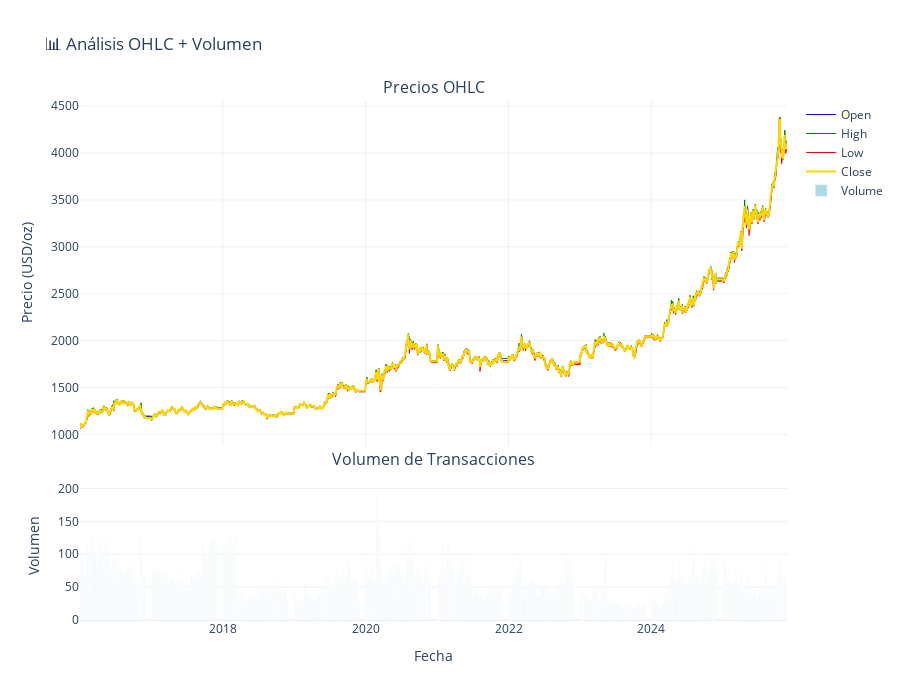

Notebook code cell kept with this figure:
### Code cell
# Análisis de OHLC - Subplots
fig = make_subplots(
    rows=2, cols=1,
    shared_xaxes=True,
    vertical_spacing=0.05,
    subplot_titles=('Precios OHLC', 'Volumen de Transacciones'),
    row_heights=[0.7, 0.3]
)

# Subplot 1: OHLC
fig.add_trace(go.Scatter(x=df.index, y=df['Open'], name='Open', line=dict(color='blue', width=1)), row=1, col=1)
fig.add_trace(go.Scatter(x=df.index, y=df['High'], name='High', line=dict(color='green', width=1)), row=1, col=1)
fig.add_trace(go.Scatter(x=df.index, y=df['Low'], name='Low', line=dict(color='red', width=1)), row=1, col=1)
fig.add_trace(go.Scatter(x=df.index, y=df['Close'], name='Close', line=dict(color='gold', width=2)), row=1, col=1)

# Subplot 2: Volume
fig.add_trace(go.Bar(x=df.index, y=df['Volume'], name='Volume', marker_color='lightblue'), row=2, col=1)

fig.update_xaxes(title_text="Fecha", row=2, col=1)
fig.update_yaxes(title_text="Precio (USD/oz)", row=1, col=1)
fig.update_yaxes(title_text="Volumen", row=2, col=1)

fig.update_layout(
    title_text="📊 Análisis OHLC + Volumen",
    height=700,
    template='plotly_white',
    showlegend=True,
    hovermode='x unified'
)

fig.show()

### Figure 1 — Plotly figure (JSON) as saved in the notebook; plotly's stock layout.template omitted (floating-point values rounded to 4 significant figures; data arrays with more than 128 entries replaced by an {"elided": "..."} marker saying what was removed)
{"data": [{"line": {"color": "blue", "width": 1}, "name": "Open", "type": "scatter", "x": {"elided": "3614 str values"}, "xaxis": "x", "y": {"elided": "3614 float values"}, "yaxis": "y"}, {"line": {"color": "green", "width": 1}, "name": "High", "type": "scatter", "x": {"elided": "3614 str values"}, "xaxis": "x", "y": {"elided": "3614 float values"}, "yaxis": "y"}, {"line": {"color": "red", "width": 1}, "name": "Low", "type": "scatter", "x": {"elided": "3614 str values"}, "xaxis": "x", "y": {"elided": "3614 float values"}, "yaxis": "y"}, {"line": {"color": "gold", "width": 2}, "name": "Close", "type": "scatter", "x": {"elided": "3614 str values"}, "xaxis": "x", "y": {"elided": "3614 float values"}, "yaxis": "y"}, {"marker": {"color": "lightblue"}, "name": "Volume", "type": "bar", "x": {"elided": "3614 str values"}, "xaxis": "x2", "y": {"elided": "3614 float values"}, "yaxis": "y2"}], "layout": {"annotations": [{"font": {"size": 16}, "showarrow": false, "text": "Precios OHLC", "x": 0.5, "xanchor": "center", "xref": "paper", "y": 1.0, "yanchor": "bottom", "yref": "paper"}, {"font": {"size": 16}, "showarrow": false, "text": "Volumen de Transacciones", "x": 0.5, "xanchor": "center", "xref": "paper", "y": 0.285, "yanchor": "bottom", "yref": "paper"}], "height": 700, "hovermode": "x unified", "showlegend": true, "title": {"text": "📊 Análisis OHLC + Volumen"}, "xaxis": {"anchor": "y", "domain": [0, 1], "matches": "x2", "showticklabels": false}, "xaxis2": {"anchor": "y2", "domain": [0, 1], "title": {"text": "Fecha"}}, "yaxis": {"anchor": "x", "domain": [0.335, 1.0], "title": {"text": "Precio (USD/oz)"}}, "yaxis2": {"anchor": "x2", "domain": [0, 0.285], "title": {"text": "Volumen"}}}}
